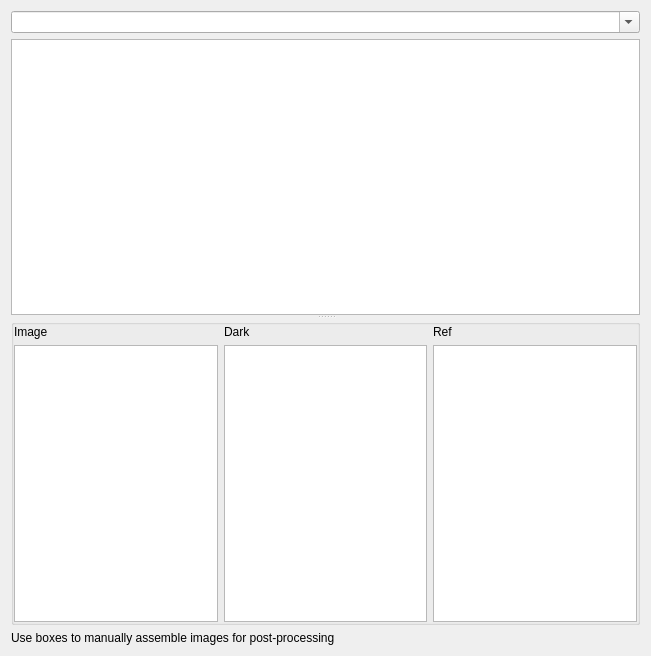
<?xml version="1.0" encoding="UTF-8"?>
<ui version="4.0">
 <class>Form</class>
 <widget class="QWidget" name="Form">
  <property name="geometry">
   <rect>
    <x>0</x>
    <y>0</y>
    <width>651</width>
    <height>656</height>
   </rect>
  </property>
  <property name="windowTitle">
   <string>Form</string>
  </property>
  <layout class="QVBoxLayout" name="verticalLayout" stretch="1,0,0">
   <item>
    <widget class="QSplitter" name="splitter">
     <property name="sizePolicy">
      <sizepolicy hsizetype="Preferred" vsizetype="Preferred">
       <horstretch>0</horstretch>
       <verstretch>0</verstretch>
      </sizepolicy>
     </property>
     <property name="midLineWidth">
      <number>1</number>
     </property>
     <property name="orientation">
      <enum>Qt::Vertical</enum>
     </property>
     <widget class="QFrame" name="frame">
      <layout class="QVBoxLayout" name="verticalLayout_2">
       <property name="spacing">
        <number>6</number>
       </property>
       <property name="leftMargin">
        <number>0</number>
       </property>
       <property name="topMargin">
        <number>0</number>
       </property>
       <property name="rightMargin">
        <number>0</number>
       </property>
       <property name="bottomMargin">
        <number>0</number>
       </property>
       <item>
        <layout class="QGridLayout" name="gridLayout" columnstretch="1,0">
         <item row="1" column="0" colspan="2">
          <widget class="QTreeView" name="treeView">
           <property name="selectionMode">
            <enum>QAbstractItemView::ExtendedSelection</enum>
           </property>
           <attribute name="headerStretchLastSection">
            <bool>false</bool>
           </attribute>
          </widget>
         </item>
         <item row="0" column="0" colspan="2">
          <widget class="QComboBox" name="comboBox">
           <property name="editable">
            <bool>true</bool>
           </property>
          </widget>
         </item>
        </layout>
       </item>
      </layout>
     </widget>
     <widget class="QGroupBox" name="groupBox_2">
      <property name="title">
       <string/>
      </property>
      <property name="flat">
       <bool>true</bool>
      </property>
      <layout class="QVBoxLayout" name="verticalLayout_3">
       <property name="leftMargin">
        <number>0</number>
       </property>
       <property name="topMargin">
        <number>0</number>
       </property>
       <property name="rightMargin">
        <number>0</number>
       </property>
       <property name="bottomMargin">
        <number>0</number>
       </property>
       <item>
        <layout class="QGridLayout" name="gridLayout_2">
         <property name="topMargin">
          <number>0</number>
         </property>
         <item row="1" column="2">
          <widget class="QListWidget" name="listWidget_3"/>
         </item>
         <item row="0" column="1">
          <widget class="QLabel" name="label_2">
           <property name="text">
            <string>Dark</string>
           </property>
          </widget>
         </item>
         <item row="1" column="0">
          <widget class="QListWidget" name="listWidget">
           <property name="dragDropMode">
            <enum>QAbstractItemView::DropOnly</enum>
           </property>
           <property name="selectionMode">
            <enum>QAbstractItemView::SingleSelection</enum>
           </property>
          </widget>
         </item>
         <item row="0" column="0">
          <widget class="QLabel" name="label">
           <property name="text">
            <string>Image</string>
           </property>
          </widget>
         </item>
         <item row="1" column="1">
          <widget class="QListWidget" name="listWidget_2"/>
         </item>
         <item row="0" column="2">
          <widget class="QLabel" name="label_3">
           <property name="text">
            <string>Ref</string>
           </property>
          </widget>
         </item>
        </layout>
       </item>
      </layout>
     </widget>
    </widget>
   </item>
   <item>
    <widget class="QLabel" name="label_4">
     <property name="text">
      <string>Use boxes to manually assemble images for post-processing</string>
     </property>
    </widget>
   </item>
   <item>
    <spacer name="verticalSpacer">
     <property name="orientation">
      <enum>Qt::Vertical</enum>
     </property>
     <property name="sizeType">
      <enum>QSizePolicy::MinimumExpanding</enum>
     </property>
     <property name="sizeHint" stdset="0">
      <size>
       <width>20</width>
       <height>0</height>
      </size>
     </property>
    </spacer>
   </item>
  </layout>
 </widget>
 <resources/>
 <connections/>
</ui>
